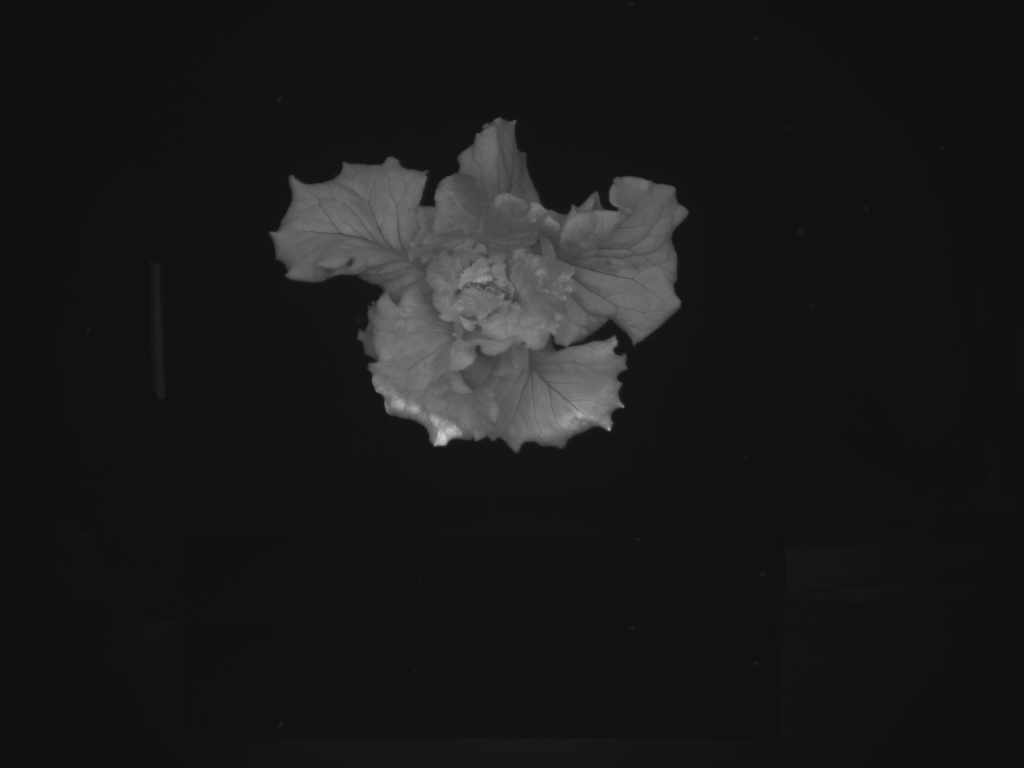
#> input picture Pxex_example/C1.png, 2048 x 1536 px (shown at 1/2 size); its folder holds only this picture in this run
$ python CFI_Pixel_extractor.py
#> lines starting #> are read from the running program, lines starting #| are printed output that depends on the picture; after the words box and inside, x2 and y2 are one past the last pixel; in counts of white or black regions, pixels touching at a corner belong together
# -*- coding: utf-8 -*-
"""
Created on Sun Oct 4 21:21:44 2020
************************************************************************************************************************
To run the program, install Anaconda (freeware). After installing Anaconda, you also need to add 'OpenCV'
Use the Windows search to look for 'Anaconda Prompt (Anaconda 3)', type 'pip install opencv-python' to install OpenCV
************************************************************************************************************************
Within Anaconda Navigator run Spyder (that is different version of Python). The current version of this program works with any combinations of Python (3.7.9 ~ 3.9.1), SPYDER (4.1.4 ~ 4.2.0) and OpenCV (4.3.0~4.5.1), but has not been tested with all other versions of Python.
Versions matter! This program may not work with other versions! To check, update or change version of Python, please read the supplemental text file!

@Author: Changhyeon Kim (credit to Momo from the Computational Plant Science Lab at UGA, Marc, and Lynne for adding automated thresholding)

@Description: Convert chlorophyll fluorescence images into thresholded images and count the pixel number representing the canopy.
Note: the program will automatically analyze all images in the specified folder

User can change minimum and maximum pixel number to be analyzed within an image, an optimal pixel intensity threshold (now automated), csv filename, and folder.

Output: Integrated pixel number of plants (or a plant) from an image, a csv file including the values, and processed (binary) images in the directory

11/10/2020 Update: the program now automatically determines the optimal pixel intensity threshold to separate canopy from beackground. Background has low pixel intensity, canopy has a higher intensity.
The program now looks for a local minimum in the pixel intensity histogram in the intensity range from 20 to 90 (user adjustable in the line 141).

2/5/2021 Update: all parameters can be changed in the only one line (line 141) instead the middle of program.
Whether the program works well can be easily checked using the binary canopy images that are created, as well as the pixel intensity histogram plot created in Python

2/9/2021 Update: Histogram plots of binary images will be generated as the output of the prgram. That values can be used to determine optimum threshold value for line 141

************************************************************************************************************************
********       ONLY A FEW PARAMETERS SHOULD BE ADJUST BY USERS. ALL NEAR THE BOTTOM OF THE PROGRAM:
********
********       IN PxEx(0, 3000000, 1, '/*.jpg', 20, 90, 'C:/Pics/Canopy/test.csv', 'C:/Pics/Canopy') (line 141)
********       THE FIRST AND SECOND PARAMETER ARE MINIMUM AND MAXIMUM PIXEL NUMBER TO BE ANALYZED IN THE PROGRAM.
********       THE 3RD VALUE IS A CALIBRATION FACTOR (PIXEL SIZE OF A KNOWN DISTANCE) TO CONVERT PIXELS TO AREA,
********       THE 4TH PARAMETER IS FORMAT OF IMAGES THAT USER HAVE TO SPECIFY THE EXTENSION OF YOUR IMAGES (Note: that JPEG and JPG are different!),
********       THE 5TH and 6TH VALUES ARE VALUES TO GET MINIMUM PIXEL INTENSITY (See the pragraph in line 37 to change the default values),
********       C:/Pics/Canopy/test.csv IS THE NAME OF THE OUTPUT FILE (ONLY CSV FORMAT ALLOWED IN THE PROGRAM),
********       AND C:/Pics/Canopy IS THE FOLDER THAT CONTAINS THE IMAGES. NOTE: VERY LONG FOLDER NAMES MAY CAUSE PROBLEMS!
********
********       THE PIXEL INTENSITY RANGE MAY NEED TO BE ADJUSTED TO LOOK FOR THE OPTIMAL THRESHOLD BETWEEN BACKGROUND AND CANOPY
********       THE BEST RANGE DEPENDS ON PICTURE QUALITY. IF THE BACKGROUND IS VERY DARK TO MINIMUM VALUE (50 IS THE EXAMPLE BELOW) MAY NEED TO BE LOWERED.
********       IF NEEDED, ADJUST THAT VALUE (line 141) IN BOTH INSTANCES IN THE INSTRUCTION BELOW. SO FAR I HAVE NOT SEEN EXAMPLES WHERE THE UPPER PART OF THE RANGE
********       NEEDS TO BE ADJUSTED, BUT IF THE CANOPY IS VERY BRIGHT, THE '90' CAN BE INCREASEDE TO A HIGHER VALUE.
********       WHETHER THE RANGE FOR THRESHOLDING NEEDS TO BE ADJUSTED CAN EASILY BE SEEN BY COMPARING THE ORIGINAL IMAGES WITH THE BINARY IMAGES THAT GET CREATED (IN THE SAME FOLDER AS THE ORIGNAL IMAGES)
********       e.g.) minThr = 50 + np.argmin(Hist[50:90])
********
********       THE OUTPUT FILE GETS WRITTEN TO THE SAME DIRECTORY AS WHERE THE PROGRAM IS SAVED. NOT SURE HOW TO CHANGE THAT. OUTPUTY ALSO GETS WRITTEN TO CONSOLE (BOTTOM RIGHT WINDOW)
************************************************************************************************************************

"""
#Libraries (No need to change)
import csv
import cv2
import numpy as np
from matplotlib import pyplot as plt
import glob

#Pixel extractor (Developers defined function; all you need to change are in line 141)============
def PxEx(minPxs, maxPxs, calibrator, imageformat, Histmin, Histmax, csvname, directory):
    #minPxs: minimum pixel number range of components within an image
    #maxPxs: mxaimum pixel number range of components within an image
    #calibrator: pixel number of a known distance; to convert pixel as an area
    #imageformat: format of the images that users want to analyze (e.g.: jpg, png, or tif)
    #Histmin: minimum pixel intensity in the histogram of intensity to look for the optimal threshold between background and canopy
    #Histmax: maximum pixel intensity in the histogram of intensity. Most of time, it is 90 (default)
    #csvname: a file name for the result in csv format with its directory
    #directory: a location of the images that users want to analyze

#> called with minPxs = 10, maxPxs = 3000000, calibrator = 1, imageformat = '/*.png', Histmin = 20, Histmax = 100, directory = 'C:/Users/Username/Downloads/Pxex_example'
    path= directory# tells program where to look for images. D0 NOT change. If you need to change the folder, do so near the bottom of the program.
    # Make sure to specify the correct file extension for your images!!!
    fileList=glob.glob(path+imageformat)
    for a in fileList[::-1]:# A for loop if statement to extract all file list except 'histogram.png' and 'filterd.png'
        if a.find('_filterd.png')>-1 or a.find('histogram.png')>-1: #if the list contains a filename matches with these texts
            fileList.remove(a)#remove these filenames from the list

    with open(csvname, 'w', newline='') as csvfile: #to create csv file
        writer = csv.DictWriter(csvfile, fieldnames = ["File name","Minimum threshold", "Pixel Number", "PCS"]) #header of each column within the csv file
        writer.writeheader()

    for fdx, filename in enumerate(fileList): #A For loop statment: iteration from all indices (the filenames) within the folder
        fname = filename.rsplit(".", 1)[0] #Treating the string into a list following the separator "."
        img = cv2.imread(filename) #Define 'img' that reads an image corresponding to a filename;
#> img is the input picture: shape (1536, 2048, 3); min 14, max 244, mean 25.5
        gray = cv2.cvtColor(img, cv2.COLOR_BGR2GRAY)#Although we use generally grayscale image, for color or RGB image, convert image as grayscale.
        #To move on, make sure the images are in 8 bits (or grayscale), that is necessary to convert the image as a two-channel image.

        #Automated method to find pixel intensity for thresholding from a histogram of pixel intensity
        Hist = cv2.calcHist([gray], [0], None, [255], [0,255]) #make a histogram of pixel intensity
#> Hist = 255 values, max 995040 at index 17, min 0 at index 0, mean 12336.2
        # Find the location in the histogram with the lowest pixel intensity (within a specified range of pixel intensities)
        # Underlying assumption is that the lowest value between background and plant is somewhere
        # at a pixel intensity between 20 and 90. That range can be easily adjusted in the following instruction.
        # If you change the lower pixel intensity at which to start looking for a minimum, make sure to change that value
        # both after the '=' sign and in the Hist[xx:90] range.
        # print(Hist) This instruction can be used to output the histogram
        minThr = Histmin + np.argmin(Hist[Histmin:Histmax])
#> minThr = 42

        #threshold the grayscaled-image as two channel (black and white) based on threshold values; 'ret': return
        ret, thres = cv2.threshold(gray, minThr, 255, cv2.THRESH_BINARY)
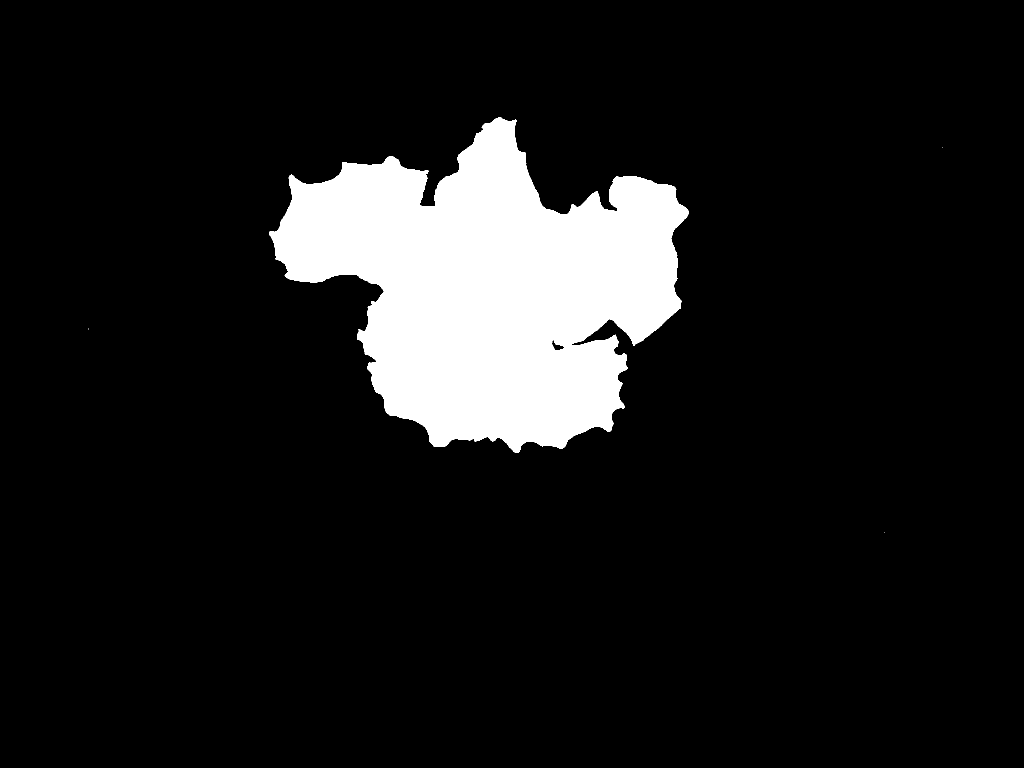
#> thres: shape (1536, 2048) (shown at 1/2 size); 10.5% white; 4 white regions (3 under 20 px), largest, box (x1, y1, x2, y2) and area: (538, 234, 1378, 906) 330002
#> ret = 42

        #The function yields the information of the every seperated components from the thresholded two-channel-image
        nlabels, labels, stats, centroids = cv2.connectedComponentsWithStats(thres)
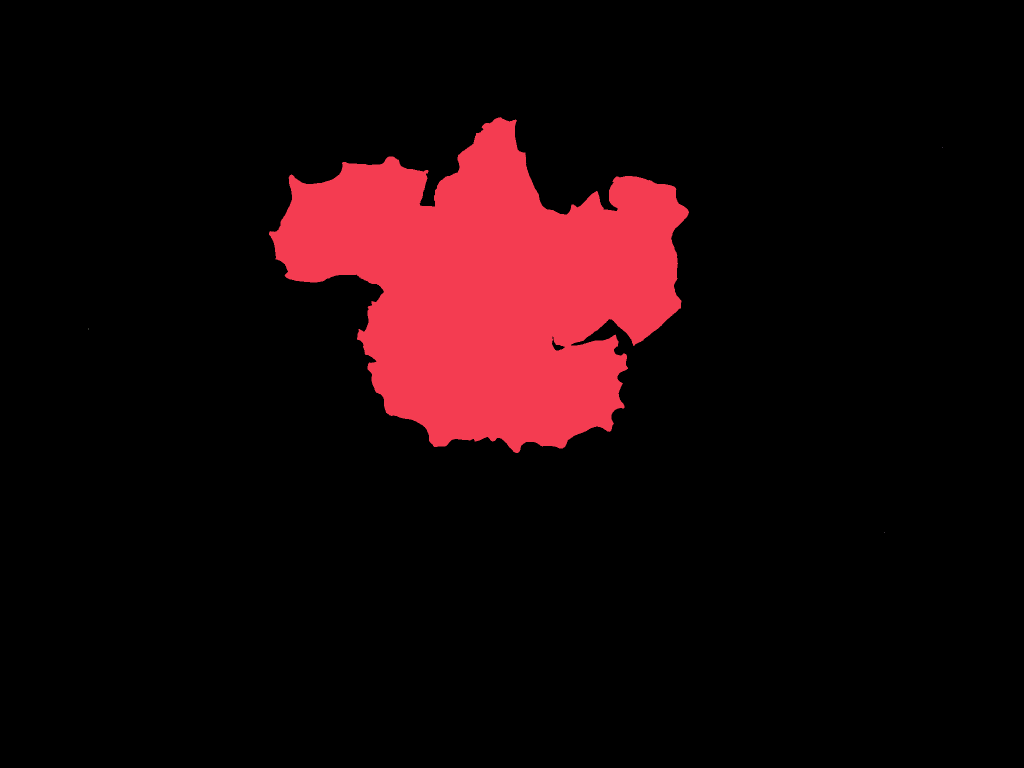
#> labels: shape (1536, 2048) int32 (shown at 1/2 size); 5 distinct labels, from 0 to 4; one colour per label, 0 black
#> nlabels = 5; stats = [[0, 0, 2048, 1536, 2815722], [538, 234, 840, 672, 330002], [1884, 294, 1, 1, 1], [177, 657, 1, 2, 2], [1769, 1064, 1, 1, 1]]; centroids = [[1028.5, 789.9], [980.8, 576.6], [1884, 294], [177, 657.5], [1769, 1064]]
        #labels: matrix size, stats: the stats in the matrix, centroids: x and y locations within the matrix

        #CC_STAT_AREA: function to get area from the stats in the components of the image. it can be changed to width or height of the image; please refer https://stackoverflow.com/questions/35854197/how-to-use-opencvs-connected-components-with-stats-in-python
        areas = stats[1:,cv2.CC_STAT_AREA]#with the 'stats' from the two-channel treshold, area can be calculated.
#> areas = [330002, 1, 2, 1]
        result = np.zeros((labels.shape), np.uint8)#empty matrix, will be used to write the thresholded two-channel image

        #For loop statement to remove pixels outside of the given range; associated to first two parameter of line 114
        for i in range(0, nlabels - 1):
            if areas[i] > minPxs and areas[i] <=maxPxs: #if the components within the image meets the conditions, keep and others are discarded
                result[labels == i + 1] = 255 #convert the only components meeting the conditions

        #Generate thresholded two channel images along with their original filename
        cv2.imwrite(str(fname)+"_filterd.png",result) #Save a masked image
        plt.plot(Hist),plt.yscale('log'),plt.xlabel('Intensity'),plt.ylabel('Pixel frequency'),plt.title('CFI Pixel frequency'),plt.savefig(str(fname)+"_histogram.png"),plt.close()
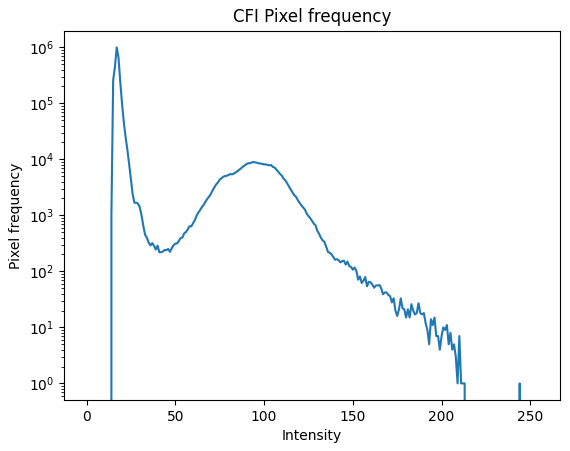
#> figure drawn by matplotlib, 1 panel; curve peaks at x = 17, y = 995040
        #Print the histogram plot of 'gray', #Convert the y-axis of histogram in log scale, #Save the histogram plots as png files, #close the file
        pixel_number = cv2.countNonZero(result) #Count the pixel number of white (255) of the two chanel image
#> pixel_number = 330002
        area = pixel_number//(calibrator*calibrator) #Convert the pixel number as an area upon the calibrator (pixel number of a known distance)
#> area = 330002
        # Print file name, pixel intensity threshold, and total number of pixels
        print(filename, minThr, pixel_number, area)
#| Pxex_example/C1.png 42 330002 330002

        #write the pixel numbers, area and the minimum threshold value as a given csv file name
        with open(csvname, "a", newline='') as csvfile:
            writer = csv.writer(csvfile)
            writer.writerow([filename, minThr, pixel_number, area])
            # IF THE ABOVE LINE GIVES AN ERROR MESSAGE, REPLACE WRITEROW WITH WRITE. THE CORRECT FORMAT APPEARS TO DEPENDS ON THE VERSION OF THE OpenCV package
        csvfile.close()
'''
#Input code
# Parameter 1 and 2) The first two values, set the lower and upper boundaries of the pixel size of individual objects in the image that are
#                    included in the pixel count. This can be used to remove background noise.
# Parameter 3) This is a calibration to convert pixels to area. If you don't know that value yet (typical) leave this at 1 and convert later in Excel
# Parameter 4) This is the format of your image. You can change jpg (default now) as any other format.
# Parameter 5 and 6) They are the minimum and maximum values for adjusting threshold.
#           e.g.: minThr = 20 + np.argmin(Hist[20:90]); 20 is an example minimum value when the background is dark
#           Users can change the values to find the best values for images (see line 37 for the detail); No change 90 unless your canopy is very bright
# Parameter 7) The name of output file (only csv format allowed) that writes all numbers getting from the program
# Parameter 8) This is where you can specify the folder with your images. The simple solution is to always put your images in the same folder,
#                   analyze them, and then move them to a permamanet folder. That way, you do not need to ever change the program itself.
#              *This program requies '/' for directory, although directory in Window uses '\'.
'''

PxEx(10, 3000000, 1, '/*.png', 20, 100, 'C:/Users/Username/Downloads/Pxex_example/result.csv', 'C:/Users/Username/Downloads/Pxex_example')

$ run again, on Pxex_example/C5.png
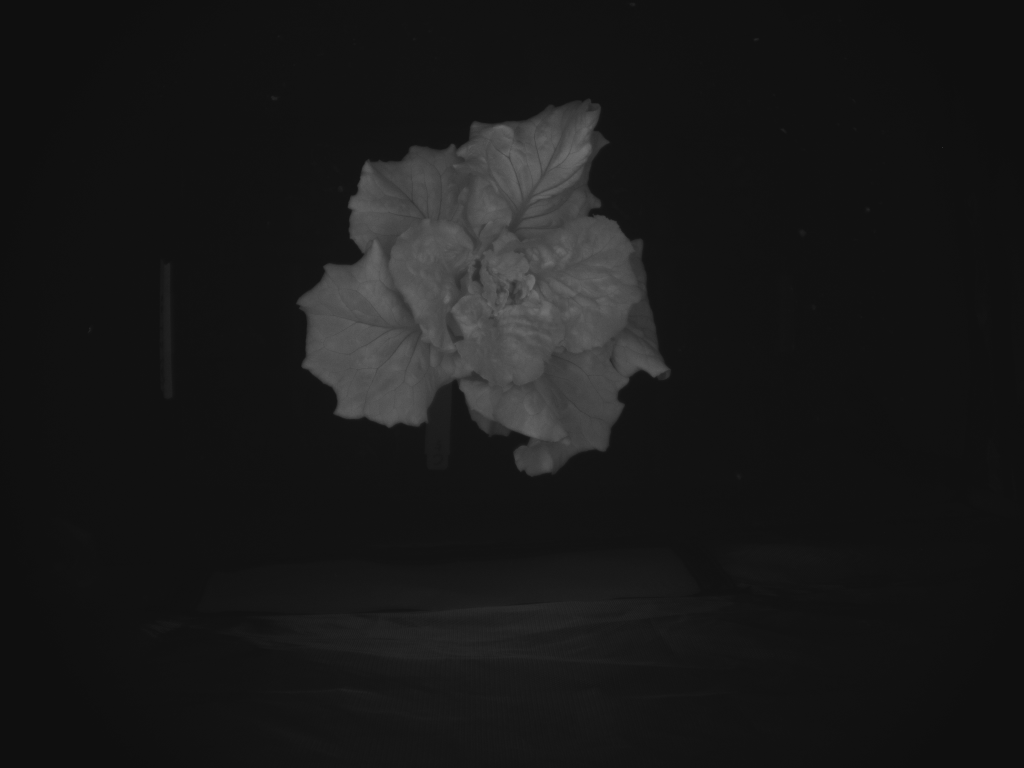
#> input picture Pxex_example/C5.png, 2048 x 1536 px (shown at 1/2 size)
#> in PxEx, img is the input picture: shape (1536, 2048, 3); min 14, max 134, mean 24.6
#> Hist = 255 values, max 830065 at index 17, min 0 at index 0, mean 12336.2
#> minThr = 42
#> in PxEx, `ret, thres = cv2.threshold(gray, minThr, 255, cv2.THRESH_BINARY)`:
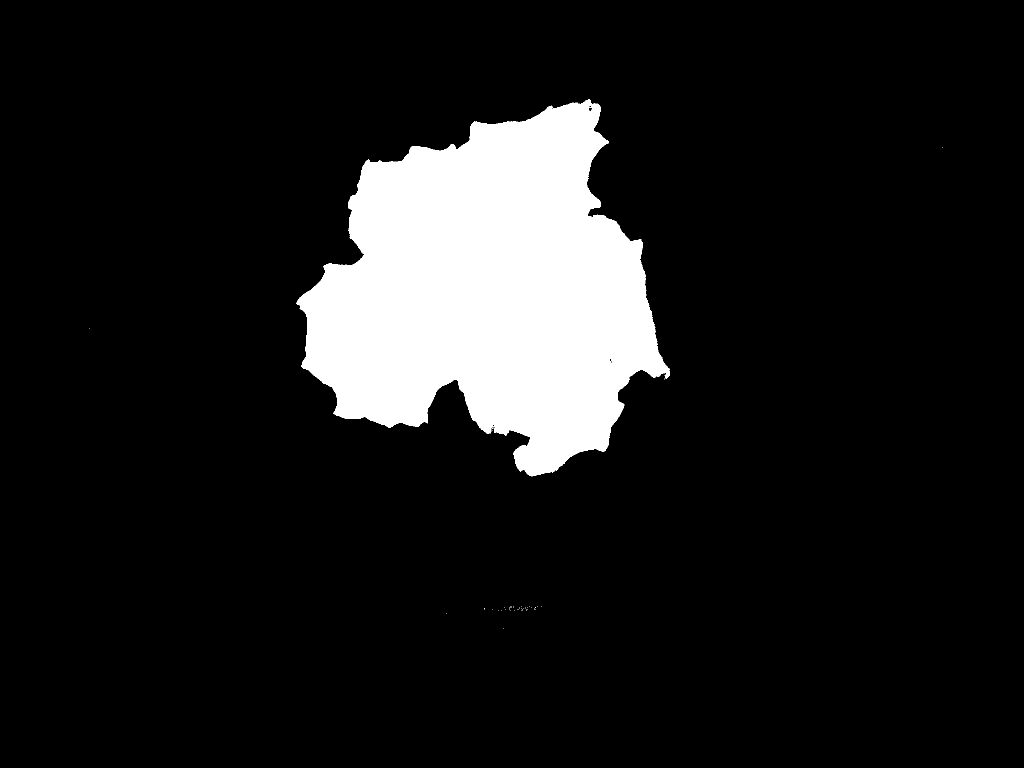
#> thres: shape (1536, 2048) (shown at 1/2 size); 11.1% white; 47 white regions (46 under 20 px), largest, box (x1, y1, x2, y2) and area: (593, 198, 1340, 953) 350540
#> labels: shape (1536, 2048) int32; 48 distinct labels, from 0 to 47
#> nlabels = 48; stats = 48 rows, first 6: [0, 0, 2048, 1536, 2795129], [593, 198, 747, 755, 350540], [1147, 204, 1, 1, 1], [1155, 205, 1, 1, 1], [1884, 294, 1, 1, 1], [179, 657, 1, 1, 1]; centroids = 48 pairs, first value 179 to 1884, second value 204 to 1257
#> areas = 47 values, max 350540 at index 0, min 1 at index 1, mean 7459.6
#> in PxEx, `plt.plot(Hist),plt.yscale('log'),plt.xlabel('Intensity'),plt.ylabel('P..`:
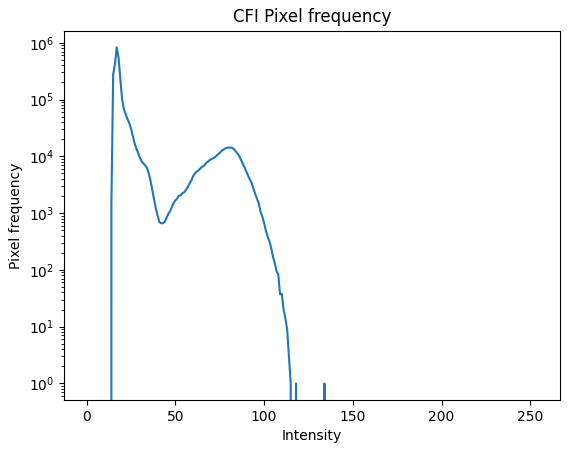
#> figure drawn by matplotlib, 1 panel; curve peaks at x = 17, y = 830065
#> pixel_number = 350540
#| Pxex_example/C5.png 42 350540 350540
